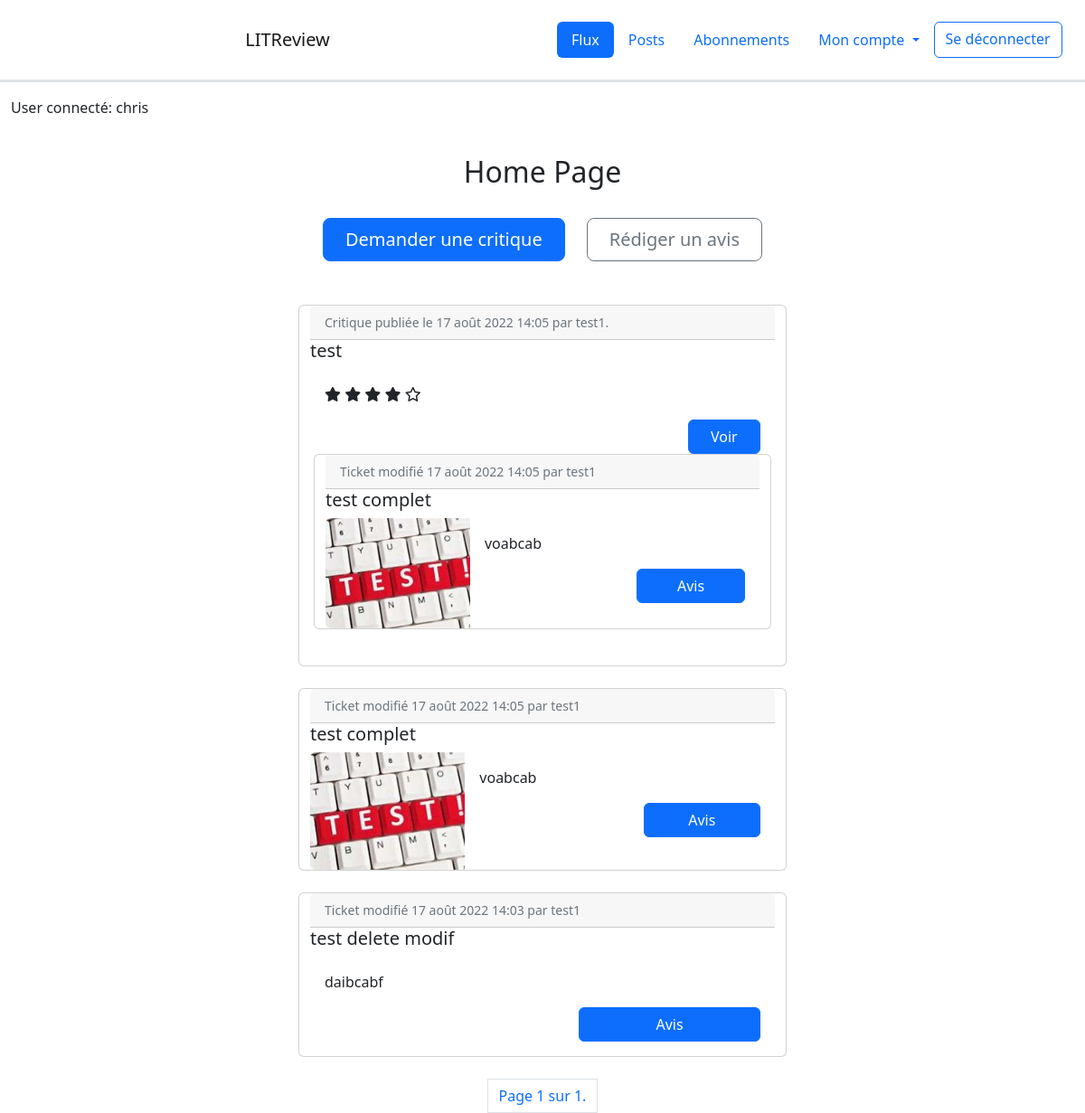
Page /feed/ (signed in) on the committed database.
### authentication/models.py (models this page shows)
class User(AbstractUser):
    follows = models.ManyToManyField(
        'self',
        symmetrical=False,
        verbose_name='Utilisateurs suivis: ',
        through='UserFollows',
        related_name='followed_users'
    )
    followers = models.ManyToManyField(
        'self',
        symmetrical=False,
        verbose_name='Utilisateurs abonnés: ',
        through='UserFollowing',
        related_name='followed_by'
    )

### reviews/models.py (models this page shows, shortened)
class Review(models.Model):
    class Rating(models.IntegerChoices):
        ZERO = 0
        ONE = 1
        TWO = 2
        THREE = 3
        FOUR = 4
        FIVE = 5
    ticket = models.ForeignKey(Ticket, on_delete=models.CASCADE)
    headline = models.fields.CharField(max_length=128)
    body = models.fields.TextField(max_length=8192, blank=True)
    rating = models.fields.IntegerField(choices=Rating.choices, default=0)
    time_created = models.DateTimeField(timezone.now)
    last_edited = models.DateTimeField(timezone.now, null=True)
    user = models.ForeignKey(settings.AUTH_USER_MODEL, on_delete=models.CASCADE)

class Ticket(models.Model):
    title = models.fields.CharField(max_length=128)
    description = models.fields.TextField(max_length=2048, blank=True)
    image = models.ImageField(null=True, blank=True)
    time_created = models.DateTimeField(default=timezone.now)
    last_edited = models.DateTimeField(default=timezone.now, null=True)
    user = models.ForeignKey(settings.AUTH_USER_MODEL, null=True, on_delete=models.CASCADE)
    IMAGE_MAX_SIZE = (200, 200)

### reviews/views.py (the view)
# urls.py: path('feed/', reviews.views.feed, name='feed'),
@login_required
def feed(request):
    tickets = Ticket.objects.filter(
        user__in=request.user.follows.all())
    reviews = Review.objects.filter(
        user__in=request.user.follows.all())
    posts = sorted(
        chain(tickets, reviews),
        key=lambda instance: instance.time_created,
        reverse=True
    )
    paginator = Paginator(posts, 5)
    page_number = request.GET.get('page')
    page_obj = paginator.get_page(page_number)
    context = {'posts': posts, 'page_obj': page_obj}
    return render(request, 'reviews/feed.html', context=context)

### reviews/templatetags/review_tag.py (called while the page is built)
@register.filter
def model_type(value):
    return type(value).__name__

### reviews/templates/reviews/feed.html (shortened to what this page needs)
{% extends 'base.html' %}
{% load review_tag %}
{% block content %}
<div class="container-fluid">
    <div class="row text-center mb-4">
        <h2 class="mt-4">Home Page</h2>
    </div>
    <div class="d-grid gap-2 d-sm-flex justify-content-sm-center mb-5">
        <a type="button" class="btn btn-primary btn-lg px-4 me-sm-3"
                href="{% url 'ticket' %}">Demander une critique</a>
        <a type="button" class="btn btn-outline-secondary btn-lg px-4"
                href="{% url 'review_ticket' %}">Rédiger un avis</a>
    </div>
    <div class="grid-container">
        {% for instance in page_obj %}
            {% if instance|model_type == 'Ticket' %}
                {% include 'reviews/partials/ticket_snippet.html' with ticket=instance %}
            {% elif instance|model_type == 'Review' %}
                {% include 'reviews/partials/review_snippet_with_ticket.html' with review=instance %}
            {% endif %}
        {% endfor %}
    </div>
    <span class="pagination justify-content-center">
        <span class="page-item page-link">
            Page {{ page_obj.number }} sur {{ page_obj.paginator.num_pages }}.
        </span>
    </span>
</div>
{% endblock content %}

### templates/base.html (shortened to what this page needs)
<html>
    <head>
        <link href="https://cdn.jsdelivr.net/npm/bootstrap@5.2.0-beta1/dist/css/bootstrap.min.css"
              rel="stylesheet"
>
    </head>
    <body>
    <div class="container-fluid">
        <div class="row border-3 d-flex flex-column flex-md-row align-items-center p-3 px-md-4 mb-3 bg-white border-bottom box-shadow">
            <header>
                <nav class="navbar-expand navbar">
                    <a class="navbar-brand col col-6 text-center" href="{% url 'feed' %}">LITReview</a>
                    <div class="collapse navbar-collapse col flex-content-right" id="navbarSupportedContent">
                        <ul class="nav nav-pills flex-column flex-md-row">
                          <li class="nav-item">
                            {% url 'feed' as url %}
                            <a class="nav-link {% if request.path == url %}active{% endif %}" aria-current="page"
                               href="{{ url }}">Flux</a>
                          </li>
                          <li class="nav-item">
                              {% url 'posts' as url %}
                              <a class="nav-link {% if request.path == url %}active{% endif %}"
                                 href="{{ url }}">Posts</a>
                          </li>
                          <li class="nav-item">
                              {% url 'follow_users' as url %}
                              <a class="nav-link {% if request.path == url %}active{% endif %}"
                                 href="{{ url }}">Abonnements</a>
                          </li>
                          <li class="nav-item dropdown">
                              {% url 'password_change' as url %}
                              <a class="nav-link
                              dropdown-toggle"
                                 href="#" id="navbarDropdownMenuLink" role="button"
                                 data-bs-toggle="dropdown" aria-expanded="false">
                                Mon compte
                              </a>
                          </li>
                          <a class="btn btn-outline-primary" href="{% url 'logout' %}">Se déconnecter</a>
                        </ul>
                    </div>
                </nav>
            </header>
        </div>
        {% if request.user.is_authenticated %}
            <p>User connecté: {{ request.user.username }}</p>
        {% endif %}
    </div>
        {% block content %}
        {% endblock content %}
    </body>
</html>

### reviews/templates/reviews/partials/review_snippet_with_ticket.html (shortened to what this page needs)
{% load review_tag %}
<div class="container-fluid">
    <div class="row justify-content-center">
        <div class="card mb-4" style="max-width: 540px;">
          <div class="row g-0">
              <p class="card-header"><small class="text-muted">
                {% if review.last_edited %}
                    Critique mise à jour {{ review.last_edited }} par {{ review.user }}.
                {% else %}
                    Critique publiée le {{ review.time_created }} par {{ review.user }}.
                {% endif %}</small></p>
            <h5 class="card-title">{{ review.headline }}</h5>
            <div class="post card-body col-md-8">
                {% if review.rating == 0 %}
                    <i class="fa-regular fa-star"></i>
                    <i class="fa-regular fa-star"></i>
                    <i class="fa-regular fa-star"></i>
                    <i class="fa-regular fa-star"></i>
                    <i class="fa-regular fa-star"></i>
                {% elif review.rating == 1 %}
                    <i class="fa-solid fa-star"></i>
                    <i class="fa-regular fa-star"></i>
                    <i class="fa-regular fa-star"></i>
                    <i class="fa-regular fa-star"></i>
                    <i class="fa-regular fa-star"></i>
                {% elif review.rating == 2 %}
                    <i class="fa-solid fa-star"></i>
                    <i class="fa-solid fa-star"></i>
                    <i class="fa-regular fa-star"></i>
                    <i class="fa-regular fa-star"></i>
                    <i class="fa-regular fa-star"></i>
                {% elif review.rating == 3 %}
                    <i class="fa-solid fa-star"></i>
                    <i class="fa-solid fa-star"></i>
                    <i class="fa-solid fa-star"></i>
                    <i class="fa-regular fa-star"></i>
                    <i class="fa-regular fa-star"></i>
                {% elif review.rating == 4 %}
                    <i class="fa-solid fa-star"></i>
                    <i class="fa-solid fa-star"></i>
                    <i class="fa-solid fa-star"></i>
                    <i class="fa-solid fa-star"></i>
                    <i class="fa-regular fa-star"></i>
                {% elif review.rating == 5 %}
                    <i class="fa-solid fa-star"></i>
                    <i class="fa-solid fa-star"></i>
                    <i class="fa-solid fa-star"></i>
                    <i class="fa-solid fa-star"></i>
                    <i class="fa-solid fa-star"></i>
                {% endif %}
                <div class="text-end">
                    <a class="btn btn-primary col-2" href="{% url 'view_review' review.id %}">Voir</a>
                </div>
                <div class="row">
                   {% include 'reviews/partials/ticket_snippet.html' with ticket=review.ticket %}
                </div>
            </div>
          </div>
        </div>
    </div>
</div>

### reviews/templates/reviews/partials/ticket_snippet.html (shortened to what this page needs)
{% load review_tag %}
<div class="container-fluid">
    <div class="row justify-content-center">
        <div class="card mb-4" style="max-width: 540px;">
          <div class="row g-0">
              <p class="card-header"><small class="text-muted">Ticket modifié {{ ticket.last_edited }}
                    par {{ ticket.user}}</small></p>
              <h5 class="card-title">{{ ticket.title }}</h5>
              {% if ticket.image %}
                <div class="col-md-4">
                  <img class="img-fluid rounded-start" src="{{ ticket.image.url }}">
                </div>
              {% endif %}
              <div class="card-body col-md-8">
                    <p class="card-text">{{ ticket.description }}</p>
                    <div class="text-end">
                        <a class="btn btn-primary col-5" href="{% url 'review' ticket.id %}">Avis</a>
                    </div>
              </div>
          </div>
        </div>
    </div>
</div>

### rows in the picture
User: user.username "chris"
Review: time_created "17 août 2022 14:05", user "test1", headline "test", rating 4 (drawn), image (picture)
Ticket: last_edited "17 août 2022 14:05", user "test1", title "test complet", description "voabcab", image (picture)
Ticket: last_edited "17 août 2022 14:03", user "test1", title "test delete modif", description "daibcabf"

### other values in the picture
{{ page_obj.number }} "1"
{{ page_obj.paginator.num_pages }} "1"
